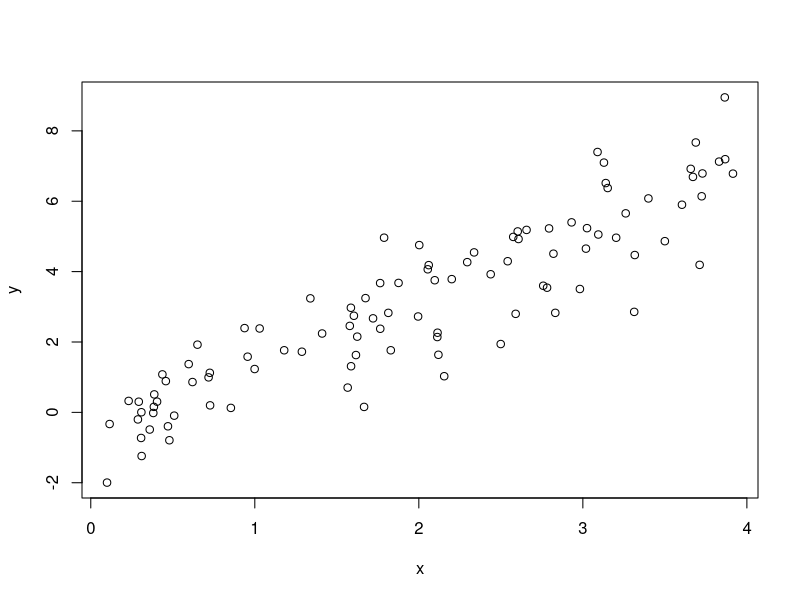
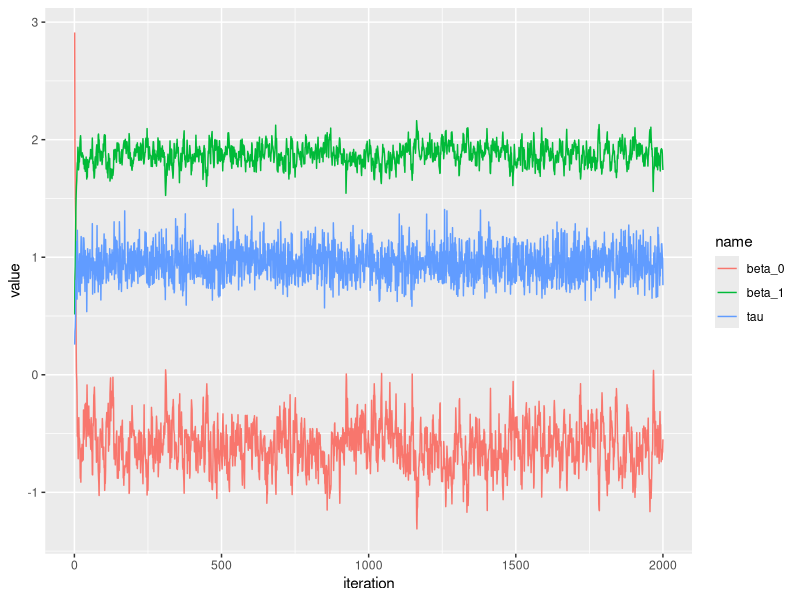
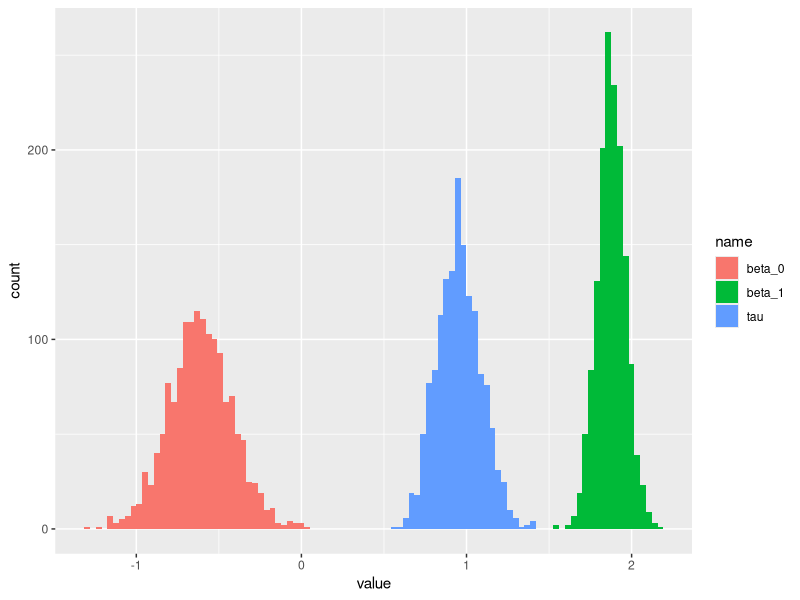

Generate these figures, in order, with R:
## ---- chunk 1
### sampling beta_0
sample_beta_0 = function(y, x, beta_1, tau, mu_0, tau_0){
    n=length(y)
    precision = tau_0+tau*n
    mean = tau_0*mu_0 + tau*sum(y-beta_1*x)
    mean = mean/precision
    return(rnorm(1, mean=mean, sd=1/sqrt(precision)))
}

### sampling beta_1
sample_beta_1 = function(y, x, beta_0, tau, mu_1, tau_1){
    n=length(y)
    precision = tau_1 + tau * sum(x^2)
    mean = tau_1*mu_1 + tau*sum((y-beta_0)*x)
    mean = mean/precision
    return(rnorm(1, mean=mean, sd=1/sqrt(precision)))
}

### sampling tau
sample_tau = function(y, x, beta_0, beta_1, alpha, beta) {
    n = length(y)
    alpha_new = alpha + n/2
    resid = y - beta_0 - beta_1*x
    beta_new = beta + sum(resid^2)/2
    return(rgamma(1, shape=alpha_new, rate=beta_new))
}

## Gibbs sampling
gibbs_sample = function(y, x, iters, init, hypers){
    beta_0 = init[["beta_0"]]
    beta_1 = init[["beta_1"]]
    tau = init[["tau"]]
    
    trace = c()
    for(i in 1:iters){
        beta_0 = sample_beta_0(y, x, beta_1, tau, hypers[["mu_0"]], hypers[["tau_0"]])
        beta_1 = sample_beta_1(y, x, beta_0, tau, hypers[["mu_1"]], hypers[["tau_1"]])
        tau = sample_tau(y, x, beta_0, beta_1, hypers[["alpha"]], hypers[["beta"]])
        trace = rbind(trace, data.frame(beta_0, beta_1, tau))
    }
    return(trace)
}

## simulation
beta_0_true = -1
beta_1_true = 2
tau_true = 1

n = 100
set.seed(422)
x = runif(n, min=0, max=4)
y = beta_0_true + beta_1_true*x + rnorm(n, 0, 1/sqrt(tau_true))
plot(x, y)
summary(lm(y~x))

## specify initial values
init = list("beta_0"=0,
        "beta_1"=0,
        "tau"=2)

## specify hyper parameters
hypers = list("mu_0"=0,
         "tau_0"=1,
         "mu_1"=0,
         "tau_1"=1,
         "alpha"=2,
         "beta"=1)

## run
iters = 2000
trace = gibbs_sample(y, x, iters, init, hypers)

## trace plot (the first file iterations with fluctuating estimates are called "burn-in" period)
suppressWarnings(suppressMessages(library(tidyverse)))
trace %>% mutate(iteration = row_number()) %>% pivot_longer(-"iteration") %>%
    ggplot() + geom_path(aes(x=iteration, y=value, colour=name))

## distribution
trace_burnt = trace[501:nrow(trace),] 
trace_burnt %>% mutate(iteration = row_number()) %>% pivot_longer(-"iteration") %>%
    ggplot() + geom_histogram(aes(x=value, fill=name), bins=100)

apply(trace_burnt,2,mean)
apply(trace_burnt,2,sd)
